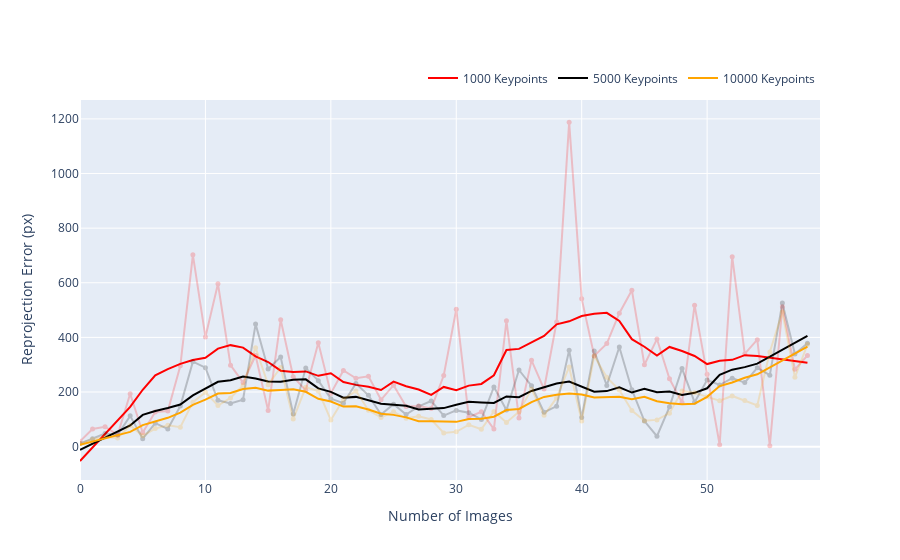

The notebook cell this image was saved under:
### Code cell
# Plot Error for Different Keypoints
fig1 = go.Figure()

# Add trace for 1000 keypoints
fig1.add_trace(go.Scatter(
    x = num_images,
    y = city_sift_1000,
    mode = 'lines+markers',
    marker = dict(
        size = 5,
        color = 'red',
    ),
    opacity = 0.2,
    showlegend=False
))

fig1.add_trace(go.Scatter(
    x = num_images,
    y = signal.savgol_filter(city_sift_1000,
                           10,
                           1),
    mode='lines',
    line=go.scatter.Line(color="red"),
    name='1000 Keypoints'
))

# Add trace for 5000 keypoints
fig1.add_trace(go.Scatter(
    x = num_images,
    y = city_sift_5000,
    mode = 'lines+markers',
    marker = dict(
        size = 5,
        color = 'black',
    ),
    opacity = 0.2,
    showlegend=False
))

fig1.add_trace(go.Scatter(
    x = num_images,
    y = signal.savgol_filter(city_sift_5000,
                           10,
                           1),
    mode='lines',
    line=go.scatter.Line(color="black"),
    name='5000 Keypoints'
))

# Add trace for 10000 keypoints
fig1.add_trace(go.Scatter(
    x = num_images,
    y = city_sift_10000,
    mode = 'lines+markers',
    marker = dict(
        size = 5,
        color = 'orange',
    ),
    opacity = 0.2,
    showlegend=False
))

fig1.add_trace(go.Scatter(
    x = num_images,
    y = signal.savgol_filter(city_sift_10000,
                           10,
                           1),
    mode='lines',
    line=go.scatter.Line(color='orange'),
    name='10000 Keypoints'
))

fig1.update_layout(
    legend=dict(
    orientation="h",
    yanchor="bottom",
    y=1.02,
    xanchor="right",
    x=1),
    xaxis_title="Number of Images",
    yaxis_title="Reprojection Error (px)",
    xaxis_range=[0, min_images],
)

fig1.show()

### Figure 1 — Plotly figure (JSON) as saved in the notebook; plotly's stock layout.template omitted (floating-point values rounded to 4 significant figures)
{"data": [{"marker": {"color": "red", "size": 5}, "mode": "lines+markers", "opacity": 0.2, "showlegend": false, "type": "scatter", "x": [0, 1, 2, 3, 4, 5, 6, 7, 8, 9, 10, 11, 12, 13, 14, 15, 16, 17, 18, 19, 20, 21, 22, 23, 24, 25, 26, 27, 28, 29, 30, 31, 32, 33, 34, 35, 36, 37, 38, 39, 40, 41, 42, 43, 44, 45, 46, 47, 48, 49, 50, 51, 52, 53, 54, 55, 56, 57, 58], "y": [19.29, 64.6, 72.79, 43.03, 193.4, 51.61, 126.7, 130.4, 295.8, 702.2, 401.6, 596.4, 298.4, 235.0, 333.6, 132.6, 464.4, 255.9, 206.2, 380.5, 195.0, 278.8, 250.4, 257.5, 171.3, 225.2, 146.9, 149.0, 139.6, 260.5, 503.2, 108.3, 127.7, 64.43, 460.7, 104.9, 316.0, 210.8, 456.2, 1188.0, 541.7, 332.3, 377.2, 488.6, 573.0, 299.9, 393.9, 248.5, 161.5, 518.0, 264.8, 6.749, 695.5, 339.5, 391.7, 3.588, 512.4, 283.1, 333.8]}, {"line": {"color": "red"}, "mode": "lines", "name": "1000 Keypoints", "type": "scatter", "x": [0, 1, 2, 3, 4, 5, 6, 7, 8, 9, 10, 11, 12, 13, 14, 15, 16, 17, 18, 19, 20, 21, 22, 23, 24, 25, 26, 27, 28, 29, 30, 31, 32, 33, 34, 35, 36, 37, 38, 39, 40, 41, 42, 43, 44, 45, 46, 47, 48, 49, 50, 51, 52, 53, 54, 55, 56, 57, 58], "y": [-52.61, -3.142, 46.32, 95.79, 145.3, 208.2, 261.4, 284.0, 303.2, 317.2, 325.3, 359.0, 371.6, 362.6, 330.5, 309.8, 278.1, 273.3, 275.5, 259.3, 268.5, 236.8, 226.1, 219.4, 207.4, 238.2, 221.2, 208.9, 189.6, 218.6, 206.5, 223.4, 229.6, 261.3, 354.0, 357.9, 380.3, 405.2, 447.7, 458.9, 478.4, 486.2, 489.9, 460.5, 393.4, 365.8, 333.2, 365.0, 350.1, 332.0, 302.4, 314.2, 317.7, 334.9, 331.8, 325.6, 319.4, 313.2, 307.0]}, {"marker": {"color": "black", "size": 5}, "mode": "lines+markers", "opacity": 0.2, "showlegend": false, "type": "scatter", "x": [0, 1, 2, 3, 4, 5, 6, 7, 8, 9, 10, 11, 12, 13, 14, 15, 16, 17, 18, 19, 20, 21, 22, 23, 24, 25, 26, 27, 28, 29, 30, 31, 32, 33, 34, 35, 36, 37, 38, 39, 40, 41, 42, 43, 44, 45, 46, 47, 48, 49, 50, 51, 52, 53, 54, 55, 56, 57, 58], "y": [11.3, 29.26, 48.27, 43.03, 112.7, 29.23, 85.83, 64.76, 148.6, 311.2, 288.9, 169.7, 157.9, 171.9, 448.6, 284.4, 327.9, 119.3, 287.6, 241.6, 175.8, 159.3, 231.2, 188.0, 117.4, 155.5, 117.7, 147.6, 167.1, 113.7, 132.6, 124.3, 99.37, 218.6, 133.8, 280.6, 222.7, 125.5, 148.2, 352.9, 106.7, 350.0, 224.2, 365.0, 208.5, 93.77, 38.1, 145.7, 285.7, 162.8, 243.7, 225.6, 250.8, 234.4, 288.6, 261.5, 526.3, 338.8, 378.4]}, {"line": {"color": "black"}, "mode": "lines", "name": "5000 Keypoints", "type": "scatter", "x": [0, 1, 2, 3, 4, 5, 6, 7, 8, 9, 10, 11, 12, 13, 14, 15, 16, 17, 18, 19, 20, 21, 22, 23, 24, 25, 26, 27, 28, 29, 30, 31, 32, 33, 34, 35, 36, 37, 38, 39, 40, 41, 42, 43, 44, 45, 46, 47, 48, 49, 50, 51, 52, 53, 54, 55, 56, 57, 58], "y": [-11.45, 10.74, 32.93, 55.13, 77.32, 116.2, 130.2, 141.2, 154.1, 187.7, 213.2, 237.4, 242.8, 256.7, 249.8, 238.5, 237.4, 244.8, 246.4, 213.2, 200.4, 179.3, 182.2, 170.1, 157.3, 153.0, 149.5, 136.3, 139.4, 141.0, 153.5, 164.0, 161.8, 159.9, 183.9, 181.3, 203.8, 216.3, 231.0, 238.4, 219.7, 201.3, 203.3, 217.1, 198.0, 211.7, 199.3, 202.0, 188.9, 196.9, 213.7, 262.5, 281.8, 291.1, 303.8, 329.2, 354.7, 380.1, 405.5]}, {"marker": {"color": "orange", "size": 5}, "mode": "lines+markers", "opacity": 0.2, "showlegend": false, "type": "scatter", "x": [0, 1, 2, 3, 4, 5, 6, 7, 8, 9, 10, 11, 12, 13, 14, 15, 16, 17, 18, 19, 20, 21, 22, 23, 24, 25, 26, 27, 28, 29, 30, 31, 32, 33, 34, 35, 36, 37, 38, 39, 40, 41, 42, 43, 44, 45, 46, 47, 48, 49, 50, 51, 52, 53, 54, 55, 56, 57, 58], "y": [11.03, 26.44, 35.66, 31.62, 77.47, 39.79, 66.19, 78.62, 71.08, 162.9, 198.8, 150.6, 178.2, 223.8, 362.5, 226.8, 289.7, 100.8, 217.3, 203.9, 97.56, 172.4, 203.9, 132.9, 107.1, 127.8, 103.8, 111.4, 99.34, 50.21, 54.08, 80.17, 63.45, 128.7, 88.28, 127.9, 210.4, 114.8, 178.3, 291.8, 94.02, 331.6, 254.0, 207.3, 132.0, 94.86, 97.94, 122.7, 203.4, 197.2, 182.3, 168.3, 185.6, 169.4, 150.8, 346.7, 492.7, 253.9, 373.9]}, {"line": {"color": "orange"}, "mode": "lines", "name": "10000 Keypoints", "type": "scatter", "x": [0, 1, 2, 3, 4, 5, 6, 7, 8, 9, 10, 11, 12, 13, 14, 15, 16, 17, 18, 19, 20, 21, 22, 23, 24, 25, 26, 27, 28, 29, 30, 31, 32, 33, 34, 35, 36, 37, 38, 39, 40, 41, 42, 43, 44, 45, 46, 47, 48, 49, 50, 51, 52, 53, 54, 55, 56, 57, 58], "y": [6.616, 18.5, 30.38, 42.26, 54.14, 78.86, 91.28, 105.5, 124.8, 153.3, 172.0, 194.3, 196.5, 211.1, 215.2, 205.1, 207.3, 209.9, 200.8, 175.2, 165.3, 146.7, 147.8, 136.0, 120.6, 116.3, 107.1, 93.02, 92.6, 90.72, 90.74, 101.4, 101.7, 109.6, 133.8, 137.8, 162.9, 182.0, 189.8, 194.2, 190.9, 179.7, 180.4, 183.0, 173.5, 182.3, 166.0, 159.2, 155.4, 157.2, 182.4, 221.9, 235.0, 252.1, 264.7, 290.1, 315.4, 340.7, 366.1]}], "layout": {"legend": {"orientation": "h", "x": 1, "xanchor": "right", "y": 1.02, "yanchor": "bottom"}, "xaxis": {"range": [0, 59], "title": {"text": "Number of Images"}}, "yaxis": {"title": {"text": "Reprojection Error (px)"}}}}
